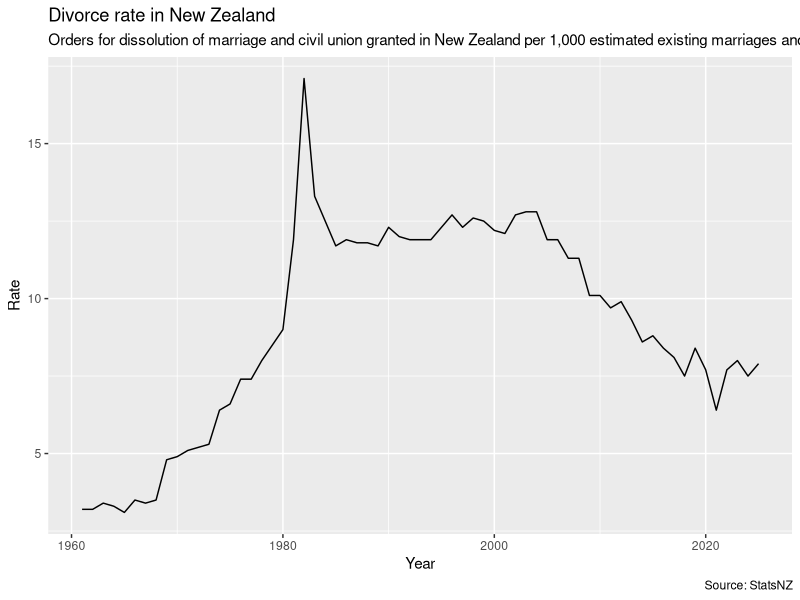
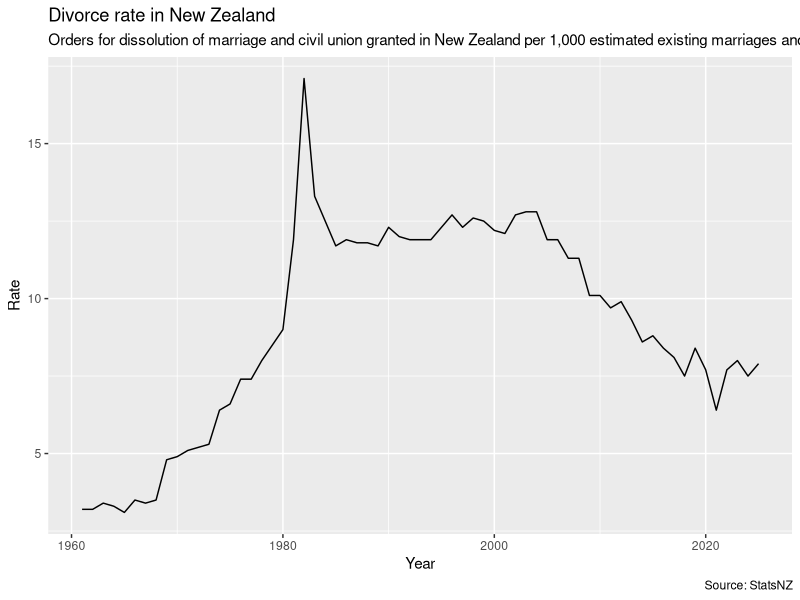

Write R code to recreate these figures, in order.
library(tidyverse)

divorces <- read_csv(
  "DMR361501_20260505_082315_32.csv",
  col_names = c("Year", "Rate"),
  skip = 2,
  n_max = 65) 

divorces |> 
  ggplot(aes(x=Year,y=Rate)) +
  geom_line() +
  labs(title = 'Divorce rate in New Zealand', 
       subtitle ='Orders for dissolution of marriage and civil union granted in New Zealand per 1,000 estimated existing marriages and civil unions.',
       caption = 'Source: StatsNZ')

ggsave("divorce-rate.png", width=6,height=4)
